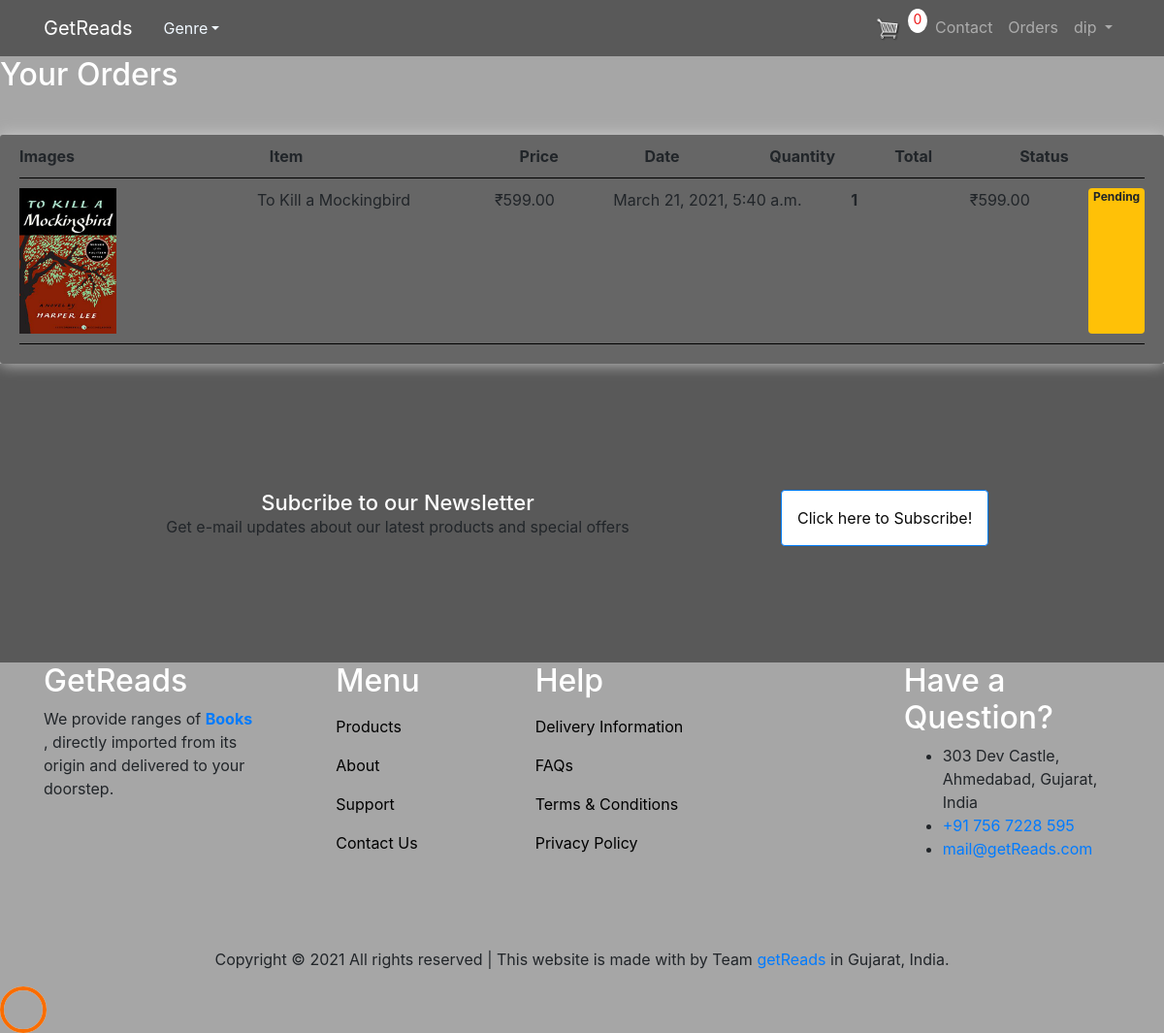
/order/ (signed in), run on the app's committed database.
### store/models.py (models this page shows, shortened)
class OrderItem(models.Model):
	customer = models.ForeignKey(Customer, on_delete=models.SET_NULL, null=True, blank=True)
	product = models.ForeignKey(Product, on_delete=models.SET_NULL, null=True)
	order = models.ForeignKey(Order, on_delete=models.SET_NULL, null=True)
	quantity = models.IntegerField(default=0, null=True, blank=True)
	date_added = models.DateTimeField(auto_now_add=True)
	status = models.BooleanField(default=False,null=True, blank=True)
	@staticmethod
	def get_orderitem_by_customer(customer_id):
		return OrderItem\
			.objects\
			.filter(customer = customer_id)\
			.order_by('-date_added')
	@property
	def get_total(self):
		total = self.product.price * self.quantity
		return total

class Product(models.Model):
	name = models.CharField(max_length=200)
	price = models.FloatField()
	digital = models.BooleanField(default=False,null=True, blank=True)
	image = models.ImageField(null=True, blank=True)
	description = models.TextField("Description",max_length=500  )
	is_featured = models.BooleanField("Featured",default=False)
	on_sale = models.BooleanField("On Sale",default=False )
	discounted_price = models.DecimalField("Price after discount",decimal_places=2,max_digits=5,null=True,  blank=True)
	slug = models.SlugField(max_length=150)
	category = models.ForeignKey(Category, on_delete=models.CASCADE, null=True, blank=True,default=1)
	@property
	def imageURL(self):
		try:
			url = self.image.url
		except:
			url = ''
		return url

### store/views.py (the view)
# urls.py: path('order/', views.order, name="order"),
def order(request):
	data = cartData(request)
	customer = request.user.customer
	order = OrderItem.get_orderitem_by_customer(customer)
	cartItems = data['cartItems']
	date_ordered = datetime.now()
	context = {'orders':order,'cartItems':cartItems}
	return render(request,'store/orders.html',context)

### store/models.py (called while the page is built)
	@property
	def get_cart_items(self):
		orderitems = self.orderitem_set.all()
		total = sum([item.quantity for item in orderitems])
		return total

### store/utils.py (called while the page is built)
def cartData(request):
	if request.user.is_authenticated:
		customer = request.user.customer
		order, created = Order.objects.get_or_create(customer=customer, complete=False)
		items = order.orderitem_set.all()
		cartItems = order.get_cart_items
	else:
		cookieData = cookieCart(request)
		cartItems = cookieData['cartItems']
		order = cookieData['order']
		items = cookieData['items']
	return {'cartItems':cartItems ,'order':order, 'items':items}

### store/templates/store/orders.html
{% extends 'store/base.html' %}
{% load static %}
{% block content %}
<h2>Your Orders</h2>
	<div class="row">
		<div class="col-lg-12">
			<br>
			<div class="box-element1">
				<div class="cart-row">
					<div style="flex:2"><strong>Images</strong></div>
					<div style="flex:2"><strong>Item</strong></div>
					<div style="flex:1"><strong>Price</strong></div>
					<div style="flex:1"><strong>Date</strong></div>
					<div style="flex:1"><strong>Quantity</strong></div>
					<div style="flex:1"><strong>Total</strong></div>
                    <div style="flex:1"><strong>Status</strong></div>
				</div>
				{% for item in orders %}
				<div class="cart-row">
					<div style="flex:2"><img class="row-image" src="{{item.product.imageURL}}"></div>
					<div style="flex:2"><p>{{item.product.name}}</p></div>
					<div style="flex:1"><p>₹{{item.product.price|floatformat:2}}</p></div>
					<div style="flex:2"><p>{{item.date_added}}</p></div>
					<div style="flex:1">
						<p class="quantity">{{item.quantity}}</p>
					</div>
					<div style="flex:1"><p>₹{{item.get_total|floatformat:2}}</p></div>
                    {% if item.status%}
                    <td>
                        <small class= "badge badge-success ">Completed</small>
                    </td>
                    {%else%}
                    <td>
                        <small class= "badge badge-warning">Pending</small>
                    </td>
                    {% endif %}
				</div>
				{% endfor %}
			</div>
		</div>
	</div>
{% endblock content %}

### store/templates/store/base.html (shortened to what this page needs)
<!DOCTYPE html>
{% load static %}
<html lang="en">
<head>
	<link rel="stylesheet" href="https://stackpath.bootstrapcdn.com/bootstrap/4.4.1/css/bootstrap.min.css">
	<link rel="stylesheet" type="text/css" href="{% static 'css/main.css' %}">
</head>
<body class="goto-here ">
  <nav class="navbar navbar-expand-lg navbar-dark ftco_navbar bg-dark ftco-navbar-light" id="ftco-navbar">
    <div class="container">
      <a class="navbar-brand" href="{% url 'stores' %}">GetReads</a>
      <div class="nav-item dropdown">
        <a class="nav-link dropdown-toggle drop" href="" id="dropdown04" data-toggle="dropdown" aria-haspopup="true"
        aria-expanded="false">Genre</a>
    </div>
      <div class="collapse navbar-collapse" id="ftco-nav">
        <ul class="navbar-nav ml-auto">
          <li class="form-inline my-2 my-lg-0">
            <a href="{% url 'cart' %}" class="nav-link d-inline-block px-2">
                <img  id="cart-icon" src="{% static 'images/cart.png' %}">
            </a>
            <p id="cart-total">{{cartItems}}</p>
          </li>
          {% if user.is_authenticated %}
          <li class="nav-item">
            <a href="" class="nav-link">Contact</a>
          </li>
          <li class="nav-item">
            <a href="{% url 'order' %}" class="nav-link">Orders</a>
          </li>
          <li class="nav-item dropdown">
            <a class="nav-link dropdown-toggle" href="" id="dropdown05" data-toggle="dropdown" aria-haspopup="true"
              aria-expanded="false">
              {% if user.first_name %}
              {{ user.first_name }}
              {% else %}
              {{ user.username }}
              {% endif %}
            </a>
          </li>
          {% endif %}
        </ul>
      </div>
    </div>
  </nav>
  {% block content %}
  {% endblock %}
  <section class="ftco-section ftco-no-pt ftco-no-pb py-5 bg-dark">
    <div class = "subs">
    <div class="container py-4">
      <div class="row d-flex justify-content-around py-5">
        <div class="text-center col-8">
          <h2 style="font-size: 22px;" class="mb-0">
            Subcribe to our Newsletter
          </h2>
          <span>Get e-mail updates about our latest products and special
            offers</span>
        </div>
        <div class="col-4">
          <a href="http://eepurl.com/hsySDL">
            <button class="btn btn-primary styled-border p-3">Click here to Subscribe!</button>
          </a>
        </div>
      </div>
    </div>
  </div>
  </section>
  <footer class="ftco-footer ftco-section">
    <div class="container">
      <div class="row mb-5">
        <div class="col-md">
          <div class="ftco-footer-widget mb-4">
            <h2 class="ftco-heading-2">GetReads</h2>
            <p>
              We provide ranges of
              <strong class="text-primary links">Books</strong>
              , directly imported from its origin and
              delivered to your doorstep.
            </p>
          </div>
        </div>
        <div class="col-md">
          <div class="ftco-footer-widget mb-4 ml-md-5">
            <h2 class="ftco-heading-2">Menu</h2>
            <ul class="list-unstyled">
              <li><a href="" class="py-2 d-block links">Products</a></li>
              <li><a href="" class="py-2 d-block links">About</a></li>
              <li><a href="#" class="py-2 d-block links">Support</a></li>
              <li><a href="#" class="py-2 d-block links">Contact Us</a></li>
            </ul>
          </div>
        </div>
        <div class="col-md-4">
          <div class="ftco-footer-widget mb-4">
            <h2 class="ftco-heading-2">Help</h2>
            <div class="d-flex">
              <ul class="list-unstyled mr-l-5 pr-l-3 mr-4">
                <li>
                  <a href="#" class="py-2 d-block links">Delivery Information</a>
                </li>
                <li>
                  <a href="#" class="py-2 d-block links">FAQs</a>
                </li>
                <li>
                  <a href="#" class="py-2 d-block links">Terms &amp; Conditions</a>
                </li>
                <li><a href="#" class="py-2 d-block links">Privacy Policy</a></li>
              </ul>
            </div>
          </div>
        </div>
        <div class="col-md">
          <div class="ftco-footer-widget mb-4">
            <h2 class="ftco-heading-2">Have a Question?</h2>
            <div class="block-23 mb-3">
              <ul>
                <li>
                  <span class="text">303 Dev Castle, Ahmedabad, Gujarat,
                    India</span>
                </li>
                <li>
                  <a href="#"><span class="text">+91 756 7228 595</span></a>
                </li>
                <li>
                  <a href="#"><span
                      class="text">mail@getReads.com</span></a>
                </li>
              </ul>
            </div>
          </div>
        </div>
      </div>
      <div class="row">
        <div class="col-md-12 text-center">
          <p>
            Copyright &copy;
            All rights reserved | This website is made with
             by Team
            <a href="#" target="_blank">getReads</a> in Gujarat, India.
          </p>
        </div>
      </div>
    </div>
  </footer>
  <div id="ftco-loader" class="show fullscreen">
    <svg class="circular" width="48px" height="48px">
      <circle class="path-bg" cx="24" cy="24" r="22" fill="none" stroke-width="4" stroke="#eeeeee" />
      <circle class="path" cx="24" cy="24" r="22" fill="none" stroke-width="4" stroke-miterlimit="10"
        stroke="#F96D00" />
    </svg>
  </div>
</body>
</html>

### static/css/main.css (style rules this page uses)
body { background-color: hsl(0, 0%, 65%); }
h1,h2,h3,h4,h5,h6 { color:hsl(0, 0%, 100%); }
.drop { color: aliceblue; }
.links { color:black; }
.box-element1 { box-shadow:hsl(0, 0%, 80%) 0 0 16px; background-color: hsl(0, 0%, 40%); width: 100%; border-radius: 3px; padding: 10px; padding-bottom: 10px ; padding-left: 20px; padding-right: 20px; }
.bg-dark { background-color: #595959!important; }
#cart-icon { width:25px; display: inline-block; margin-left: 15px; }
#cart-total { display: block; text-align: center; color: #ec1616!important; background-color: rgb(255, 255, 255); width: 20px; height: 25px; border-radius: 50%; font-size: 14px; }
.col-lg-4, .col-lg-6, .col-lg-8, .col-lg-12 { margin-top: 10px; }
.btn { border-radius: 3; color: #0a0a0a!important; background-color: rgb(255, 255, 255); }
.row-image { width: 100px; }
.cart-row { display: flex; align-items: flex-stretch; padding-bottom: 10px; margin-bottom: 10px; border-bottom: 1px solid #000000!important; }
.quantity { display: inline-block; font-weight: 700; padding-right:10px; }
.subs { margin-top: 10px; }

### data on the page
OrderItem: product.imageURL (picture), product.name "To Kill a Mockingbird", product.price "599.00", date_added "March 21, 2021, 5:40 a.m.", quantity "1", get_total "599.00", status "Pending"

### other printed values
{{ cartItems }} "0"
{{ user.username }} "dip"
